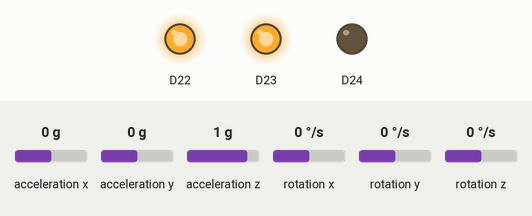
Simulated run of this sketch. Board: Arduino Nano 33 BLE. On the bench: output pins drawn as LEDs (lit = HIGH). The inputs (shaded band) are chosen by the test bench; at power-on: acceleration x 0 g, acceleration y 0 g, acceleration z 1 g, rotation x 0 °/s, rotation y 0 °/s, rotation z 0 °/s. Nothing arrives over Bluetooth unless stated; a phone connects over Bluetooth LE 3 s after start; what the sketch prints to the serial monitor is not drawn.

Above: at 0.1 s.
At 3.1 s:
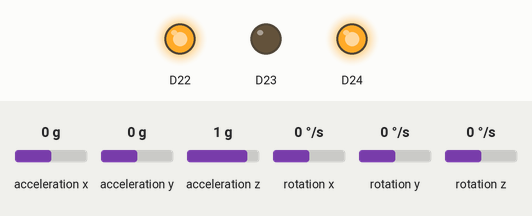
Timing chart, 0 to 4.6 s (numbered marks = the images above):
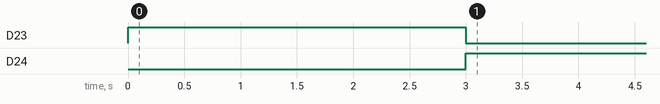

The sketch:

inference_slave.ino
```cpp
/**
 * inference_slave.ino — FusionGait BLE Slave (Sensor 2 / Pierna)
 *
 * Hardware : Arduino Nano 33 BLE Sense Rev2 (nRF52840 + BMI270)
 * Role     : BLE Peripheral — notifica 6 floats (ax,ay,az,gx,gy,gz) al Master
 *            a 100 Hz sobre una característica BLE personalizada.
 *
 * LEDs (activos en bajo):
 *   Azul  → anunciando (esperando conexión)
 *   Verde → conectado al Master, enviando datos
 *   Rojo  → error de IMU
 *
 * Subir ANTES que el Master. El Master busca el nombre "GaitSlave_2".
 */

#include <ArduinoBLE.h>
#include "config.h"

#if IMU_REV2
  #include <Arduino_BMI270_BMM150.h>
#else
  #include <Arduino_LSM9DS1.h>
#endif

// ── BLE service & characteristic ─────────────────────────────────────────
BLEService     imuService(BLE_SERVICE_UUID);
// 6 floats = 24 bytes, notificable y legible
BLECharacteristic imuChar(BLE_IMU_UUID,
                           BLENotify | BLERead,
                           6 * sizeof(float));

// ── Timing ───────────────────────────────────────────────────────────────
unsigned long lastSampleMs = 0;

// ── Helpers ───────────────────────────────────────────────────────────────
inline void setLED(bool r, bool g, bool b) {
    // RGB LEDs en el Nano 33 BLE son activos-en-bajo
    digitalWrite(LEDR, r ? LOW : HIGH);
    digitalWrite(LEDG, g ? LOW : HIGH);
    digitalWrite(LEDB, b ? LOW : HIGH);
}

void haltError(const char* msg) {
    Serial.println(msg);
    while (true) {
        setLED(true, false, false);
        delay(200);
        setLED(false, false, false);
        delay(200);
    }
}

// ── setup() ──────────────────────────────────────────────────────────────
void setup() {
    Serial.begin(115200);

    pinMode(LEDR, OUTPUT);
    pinMode(LEDG, OUTPUT);
    pinMode(LEDB, OUTPUT);
    setLED(false, false, false);

    // IMU
    if (!IMU.begin()) haltError("ERROR:IMU_INIT");
    Serial.print("IMU OK — acc ODR: ");
    Serial.print(IMU.accelerationSampleRate());
    Serial.println(" Hz");

    // BLE
    if (!BLE.begin()) haltError("ERROR:BLE_INIT");

    BLE.setLocalName(BLE_DEVICE_NAME);
    BLE.setAdvertisedService(imuService);
    imuService.addCharacteristic(imuChar);
    BLE.addService(imuService);

    // Valor inicial vacío
    float zeros[6] = {0};
    imuChar.writeValue((uint8_t*)zeros, sizeof(zeros));

    BLE.advertise();
    Serial.print("STATUS:ADVERTISING as ");
    Serial.println(BLE_DEVICE_NAME);
    setLED(false, false, true);   // azul = anunciando
}

// ── loop() ────────────────────────────────────────────────────────────────
void loop() {
    BLEDevice central = BLE.central();

    if (!central) {
        // Sin conexión — parpadeo azul suave
        delay(SAMPLE_MS);
        return;
    }

    // ── Central conectado ─────────────────────────────────────────────────
    Serial.print("CONNECTED:");
    Serial.println(central.address());
    setLED(false, true, false);   // verde = conectado

    while (central.connected()) {
        unsigned long now = millis();
        if (now - lastSampleMs < SAMPLE_MS) continue;
        lastSampleMs = now;

        if (!IMU.accelerationAvailable() || !IMU.gyroscopeAvailable()) continue;

        float ax, ay, az, gx, gy, gz;
        IMU.readAcceleration(ax, ay, az);
        IMU.readGyroscope(gx, gy, gz);

        float payload[6] = {ax, ay, az, gx, gy, gz};
        imuChar.writeValue((uint8_t*)payload, sizeof(payload));
    }

    // Desconectado — volver a anunciar
    Serial.println("DISCONNECTED");
    BLE.advertise();
    setLED(false, false, true);   // azul = anunciando de nuevo
}
```

config.h
```cpp
#pragma once

// ── Sensor identity ──────────────────────────────────────────────────────
#define SENSOR_ID        2
#define PLACEMENT        "pierna"

// ── IMU model ────────────────────────────────────────────────────────────
// 0 = LSM9DS1  (Nano 33 BLE Sense original)
// 1 = BMI270   (Nano 33 BLE Sense Rev2)
#define IMU_REV2         1

// ── BLE identity ─────────────────────────────────────────────────────────
#define BLE_DEVICE_NAME  "GaitSlave_2"

// Custom 128-bit UUIDs — must match inference_master/config.h exactly
#define BLE_SERVICE_UUID "19B10000-E8F2-537E-4F6C-D104768A1214"
#define BLE_IMU_UUID     "19B10001-E8F2-537E-4F6C-D104768A1214"

// ── Sample rate ───────────────────────────────────────────────────────────
#define SAMPLE_HZ        100
#define SAMPLE_MS        (1000 / SAMPLE_HZ)   // 10 ms
```

Measured:
- by itself, D23: HIGH → LOW at 3.0 s
- by itself, D24: LOW → HIGH at 3.0 s
